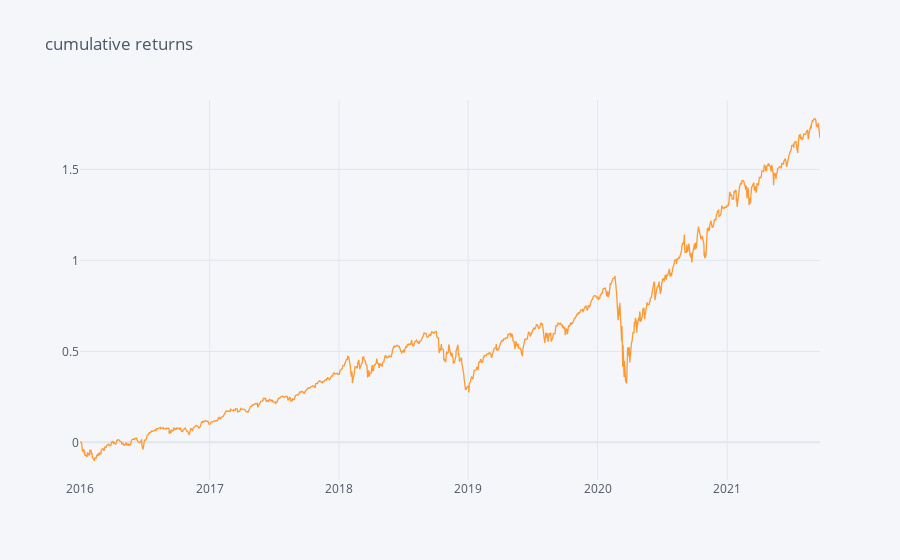

The notebook cell this image was saved under:
### Code cell
backtest(price, weights['hrp'].loc['2016-01-01':], 0.02)[['portfolio_cum_returns']]

### Figure 1 — Plotly figure (JSON) as saved in the notebook; plotly's stock layout.template omitted (floating-point values rounded to 4 significant figures; data arrays with more than 128 entries replaced by an {"elided": "..."} marker saying what was removed)
{"data": [{"line": {"color": "rgba(255, 153, 51, 1.0)", "dash": "solid", "shape": "linear", "width": 1.3}, "mode": "lines", "name": "portfolio_cum_returns", "text": "", "type": "scatter", "x": {"elided": "1492 str values"}, "y": {"elided": "1492 float values"}}], "layout": {"legend": {"bgcolor": "#F5F6F9", "font": {"color": "#4D5663"}}, "paper_bgcolor": "#F5F6F9", "plot_bgcolor": "#F5F6F9", "title": {"font": {"color": "#4D5663"}, "text": "cumulative returns"}, "xaxis": {"gridcolor": "#E1E5ED", "showgrid": true, "tickfont": {"color": "#4D5663"}, "title": {"font": {"color": "#4D5663"}, "text": ""}, "zerolinecolor": "#E1E5ED"}, "yaxis": {"gridcolor": "#E1E5ED", "showgrid": true, "tickfont": {"color": "#4D5663"}, "title": {"font": {"color": "#4D5663"}, "text": ""}, "zerolinecolor": "#E1E5ED"}}}
